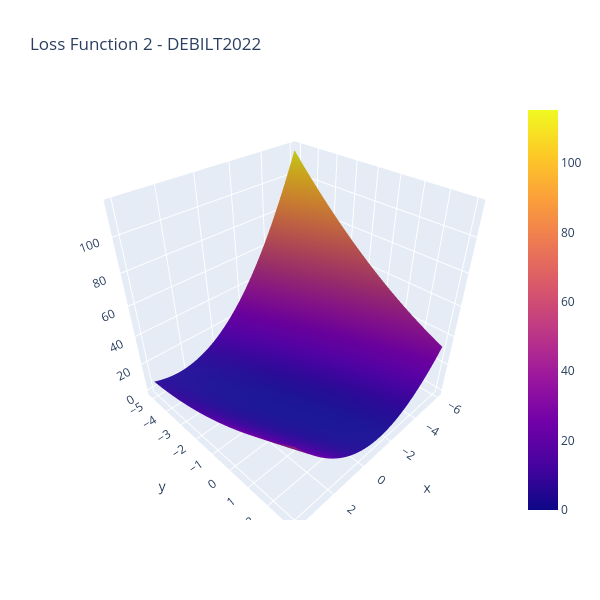

Notebook code cell kept with this figure:
### Code cell
# This figure shows the loss function.

#X = Theta0
#Y - Theta1
#Z = Loss
# Find where it is closest to 0 in X and Y!

# You can click/hold in the graph below to rotate!

fig = go.Figure(data=[go.Surface(x=theta1_vals, y=theta0_vals, z=J_vals)])
fig.update_layout(title='Loss Function 2 - DEBILT2022', autosize=True,
                  width=600, height=600, xaxis_title='theta0', 
                 yaxis_title='theta1')
fig.write_image("Loss Function 2 - DEBILT2022.png")
fig.show()
